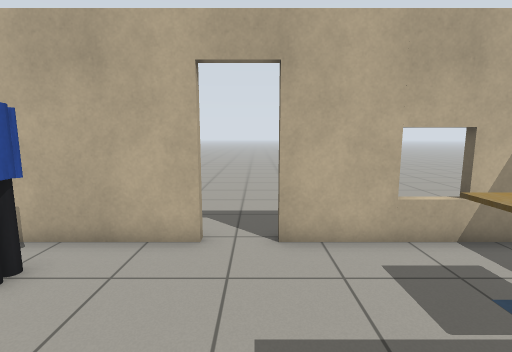
[1] (above)

23 first-person views from a walk through a world built for the Gazebo simulator. The camera is 1.2 m above the floor, tilts 8° down and sees 85° across. The floor is counted in squares, 0.5 m on a side. Each view is taken from the middle of a square. On the plan, view 1 faces up. The plan holds only what a view shows up to about 18 squares ahead; the rest is blank. The robots in the file are not drawn. Simple patterns stand in for the simulator's built-in surfaces. Some stock models are drawn as simple stand-ins.

[2]
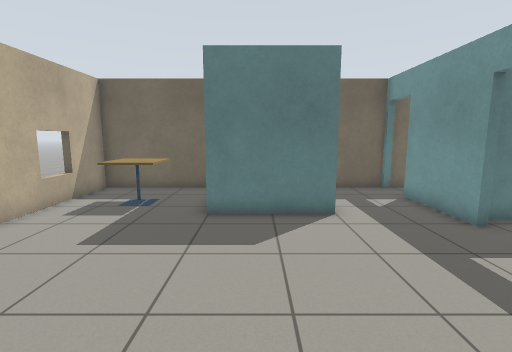

[3]
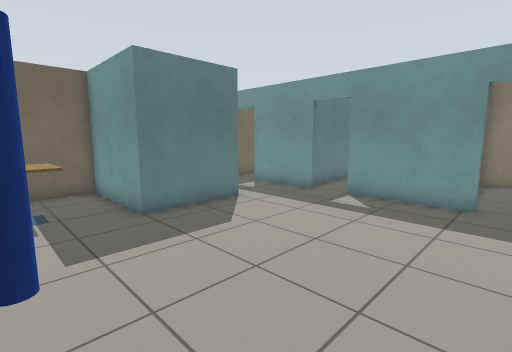

[4]
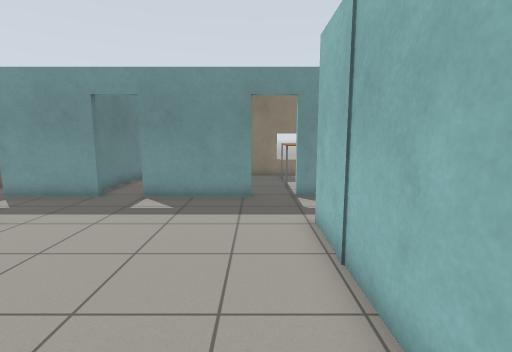

[5]
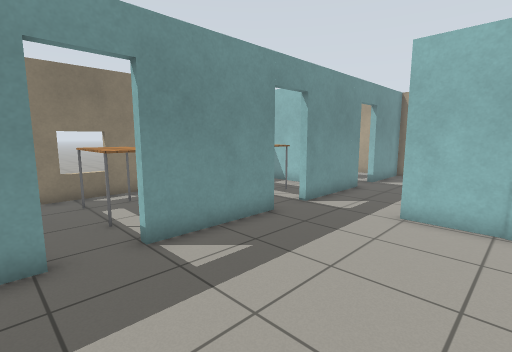

[6]
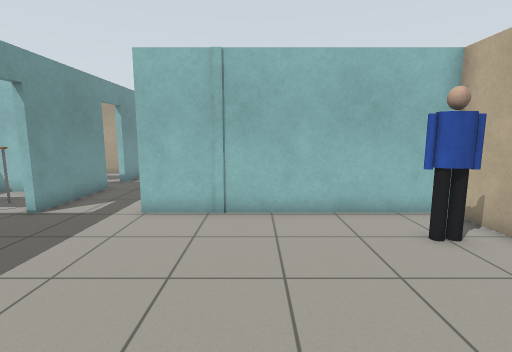

[7]
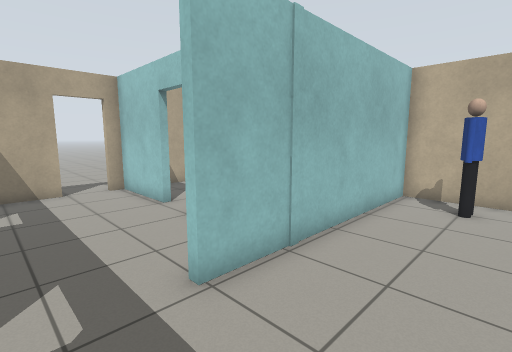

[8]
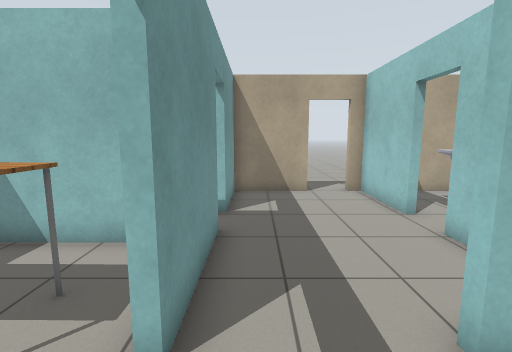

[9]
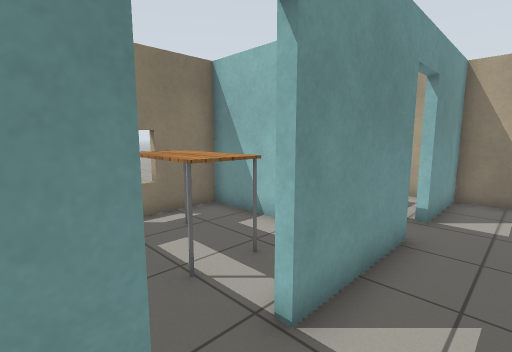

[10]
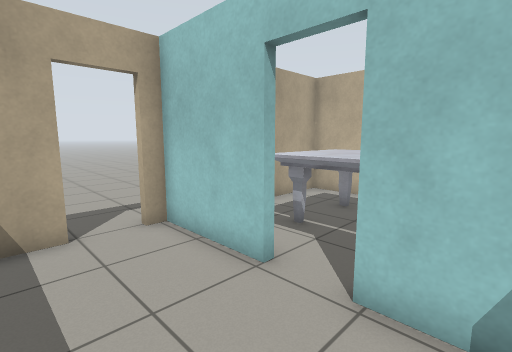

[11]
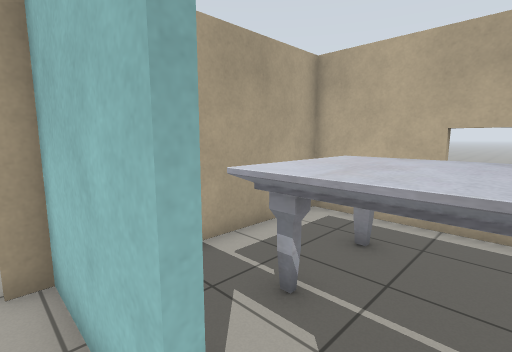

[12]
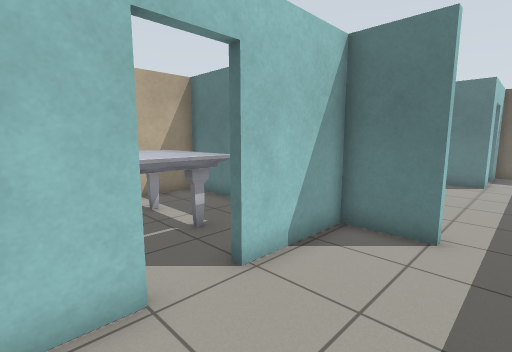

[13]
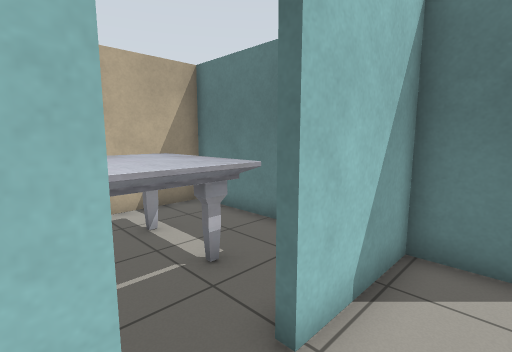

[14]
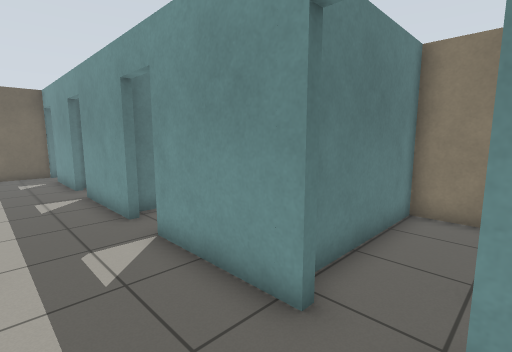

[15]
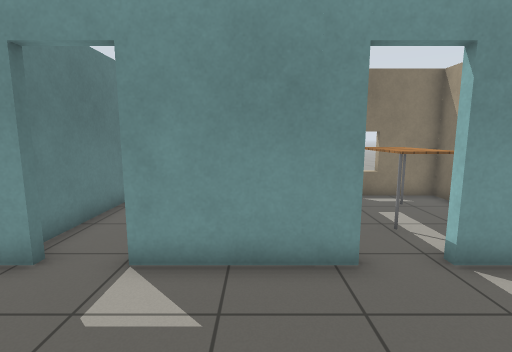

[16]
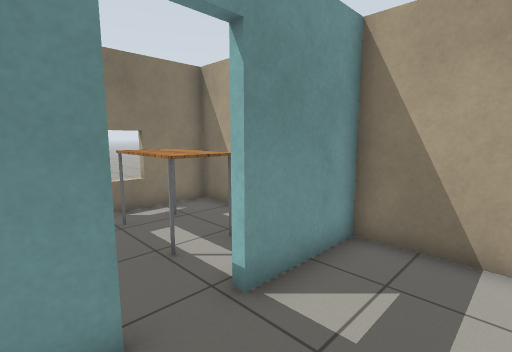

[17]
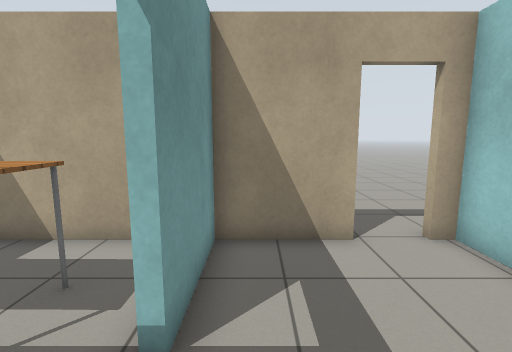

[18]
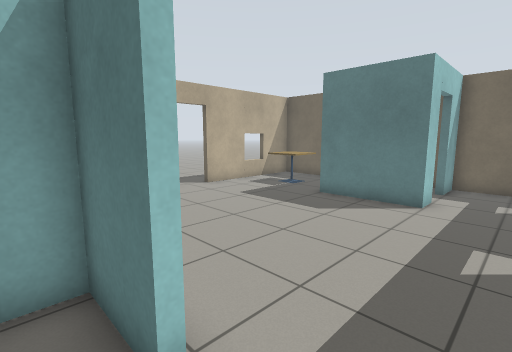

[19]
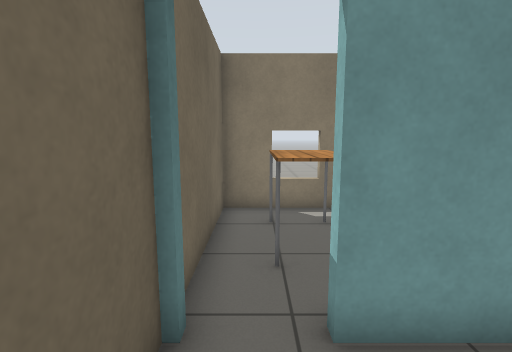

[20]
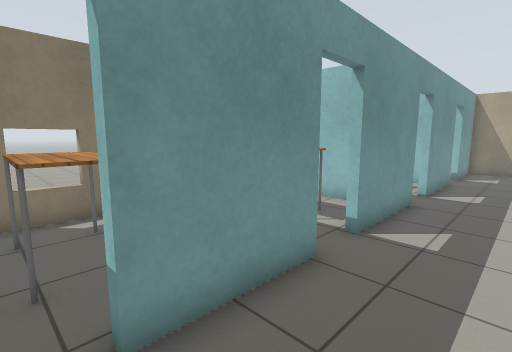

[21]
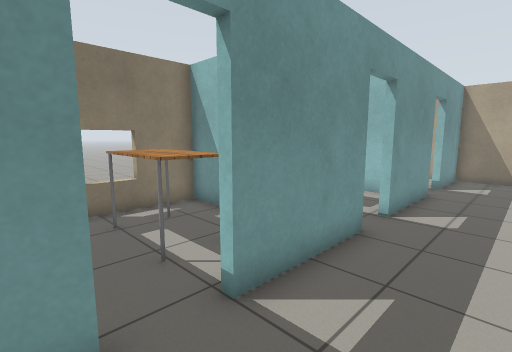

[22]
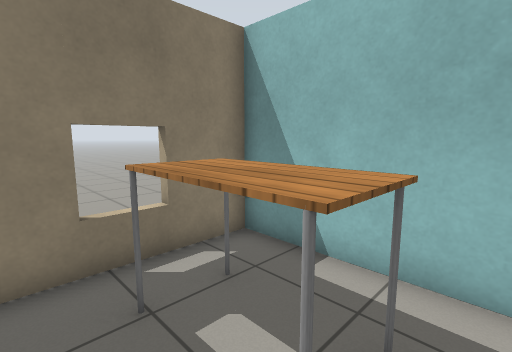

[23]
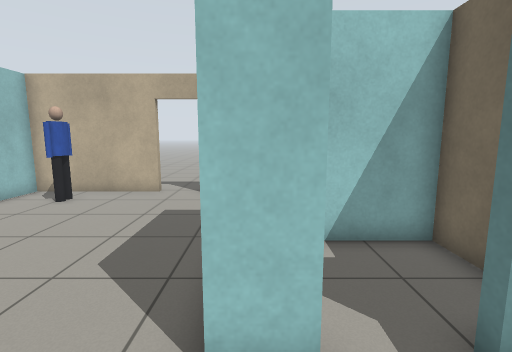

### Floor plan
Ten units are one square. View 1 is at (0, 0); x grows to the right and y downward. Boxes are objects, and circles mark ways between rooms. Rooms are numbered by the first view taken in them; rooms with no view inside come last. Other rooms are left out.
<svg viewBox="-168 -66 244 204">
<path fill="none" stroke="#000" d="M38 35 25 35 25 -5 71 -5 71 -61 5 -61M-12 -61 -67 -61 -67 37M13 70 51 70M-48 70 -5 70M71 70 71 35 54 35M-124 13 -163 13 -163 20M-109 70 -67 70M-163 36 -163 70 -127 70M-70 37 -70 13 -108 13M-39 80 -39 133 10 133M18 126 18 74M-70 -21 -70 -61 -163 -61 -163 -10M-163 80 -163 133 -104 133 -104 80M-42 121 -42 75M-101 81 -101 133 -41 133M34 133 71 133 71 74M71 29 71 -2 45 -2"/>
<rect x="-45" y="-55" width="10" height="20" fill="#bbb"><title>person</title></rect>
<rect x="25" y="-45" width="30" height="20" fill="#bbb"><title>cafe table</title></rect>
<rect x="-25" y="85" width="20" height="40" fill="#bbb"><title>table</title></rect>
<rect x="-145" y="-45" width="60" height="40" fill="#bbb"><title>marble table</title></rect>
<rect x="-145" y="85" width="20" height="40" fill="#bbb"><title>table</title></rect>
<rect x="-85" y="85" width="20" height="40" fill="#bbb"><title>table</title></rect>
<rect x="35" y="85" width="20" height="40" fill="#bbb"><title>table</title></rect>
<circle cx="-70" cy="50" r="3" fill="#2a7"/>
<circle cx="5" cy="70" r="3" fill="#2a7"/>
<circle cx="-55" cy="70" r="3" fill="#2a7"/>
<circle cx="60" cy="70" r="3" fill="#2a7"/>
<circle cx="45" cy="30" r="3" fill="#2a7"/>
<circle cx="-115" cy="10" r="3" fill="#2a7"/>
<circle cx="-115" cy="70" r="3" fill="#2a7"/>
<text x="-10" y="0">1</text>
<text x="-120" y="40">2</text>
<text x="-10" y="100">3</text>
<text x="-120" y="-30">4</text>
<text x="-140" y="100">5</text>
<text x="-70" y="100">6</text>
<text x="40" y="100">7</text>
<text x="50" y="10">8</text>
</svg>
Room 1 opens to room 2. Room 1 opens to room 3. Room 1 opens to room 6. Room 1 opens to room 7. Room 1 opens to room 8. Room 2 opens to room 4. Room 2 opens to room 5.

Where each view was taken, in squares from view 1:
view 1: 0 up, 0 right, facing up
view 2: 1 down, 6 left, facing right
view 3: 4 up, 6 left, facing down-right
view 4: 4 up, 5 left, facing down
view 5: 1 down, 2 right, facing down-left
view 6: 0 up, 2 right, facing left
view 7: 6 down, 3 left, facing up-left
view 8: 6 down, 4 left, facing left
view 9: 5 down, 4 left, facing down-left
view 10: 5 down, 9 left, facing up-left
view 11: 2 down, 11 left, facing up-left
view 12: 5 down, 14 left, facing up-right
view 13: 3 down, 13 left, facing up-right
view 14: 4 down, 13 left, facing down-right
view 15: 2 down, 9 left, facing down
view 16: 4 down, 10 left, facing down-left
view 17: 6 down, 10 left, facing left
view 18: 6 down, 8 left, facing up-right
view 19: 4 down, 6 right, facing down
view 20: 4 down, 6 right, facing down-left
view 21: 4 down, 2 right, facing down-left
view 22: 8 down, 1 right, facing down-left
view 23: 6 down, 3 right, facing up
